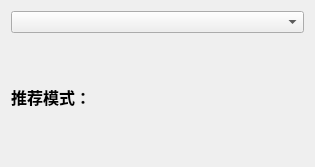
<?xml version="1.0" encoding="UTF-8"?>
<ui version="4.0">
 <class>Form</class>
 <widget class="QWidget" name="Form">
  <property name="geometry">
   <rect>
    <x>0</x>
    <y>0</y>
    <width>315</width>
    <height>167</height>
   </rect>
  </property>
  <property name="windowTitle">
   <string>Form</string>
  </property>
  <layout class="QGridLayout" name="gridLayout">
   <item row="0" column="0">
    <widget class="QComboBox" name="Modes">
     <property name="currentText">
      <string/>
     </property>
     <property name="placeholderText">
      <string>请选择模式</string>
     </property>
     <property name="duplicatesEnabled">
      <bool>false</bool>
     </property>
     <property name="modelColumn">
      <number>8</number>
     </property>
    </widget>
   </item>
   <item row="1" column="0">
    <widget class="QLabel" name="label_2">
     <property name="text">
      <string>&lt;html&gt;&lt;head/&gt;&lt;body&gt;&lt;p&gt;&lt;span style=&quot; font-size:12pt; font-weight:700;&quot;&gt;推荐模式：&lt;/span&gt;&lt;/p&gt;&lt;/body&gt;&lt;/html&gt;</string>
     </property>
    </widget>
   </item>
  </layout>
 </widget>
 <resources/>
 <connections/>
</ui>
